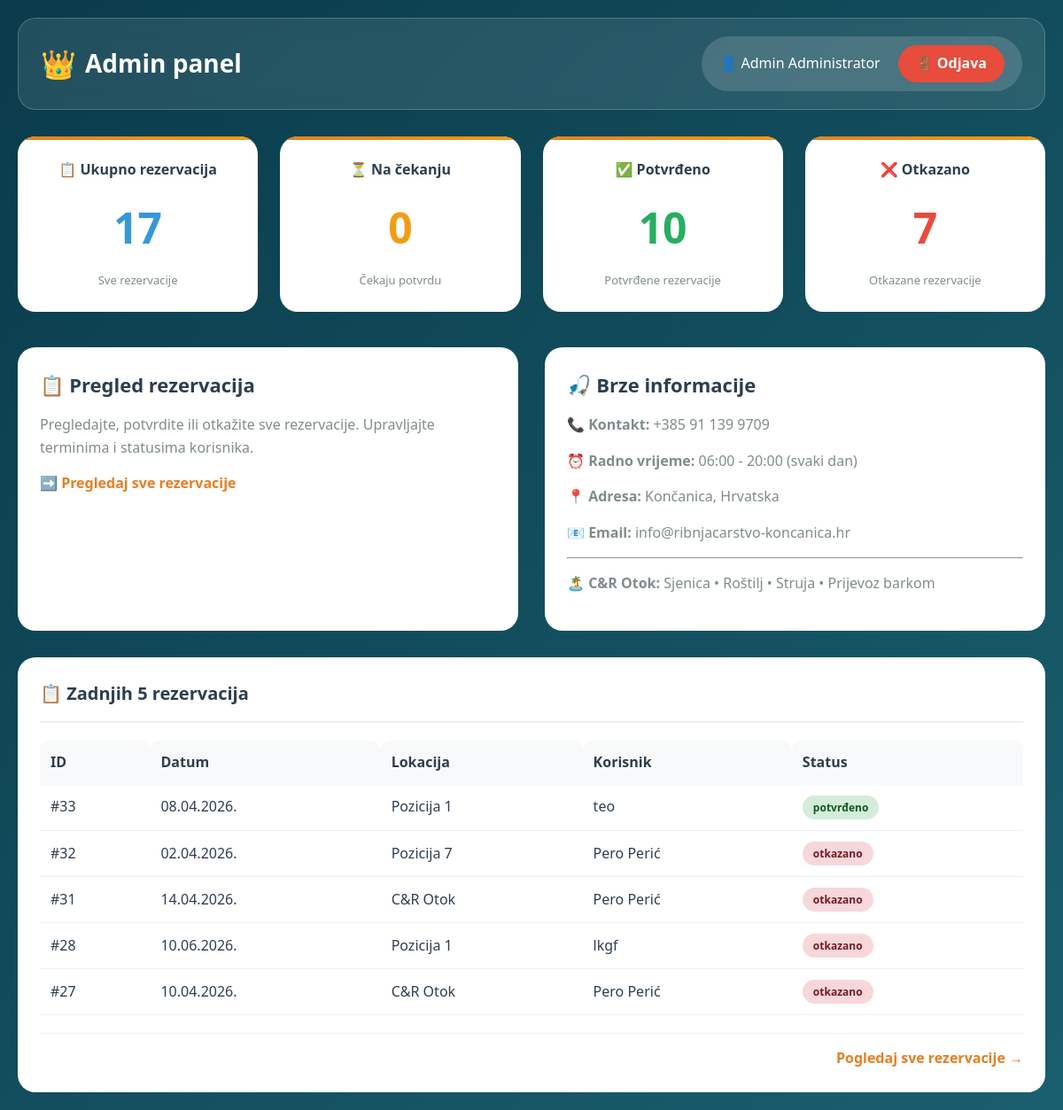
The app's page /admin/admin_dashboard.php (signed in) with its own data.
### tables this page shows
CREATE TABLE `rezervacije` (
  `id_rezervacije` int(11) NOT NULL,
  `id_lokacije` int(11) NOT NULL,
  `id_tipa_ulaznice` int(11) DEFAULT NULL,
  `id_paketa_nocni` int(11) DEFAULT NULL,
  `datum_rezervacije` date NOT NULL,
  `ime_prezime` varchar(100) NOT NULL,
  `broj_mobitela` varchar(20) NOT NULL,
  `email` varchar(100) DEFAULT NULL,
  `broj_osoba` int(11) NOT NULL,
  `cijena_po_osobi` decimal(10,2) NOT NULL,
  `napomena` text DEFAULT NULL,
  `status` enum('na čekanju','potvrđeno','otkazano') DEFAULT 'na čekanju',
  `razlog_otkazivanja` text DEFAULT NULL,
  `created_at` timestamp NOT NULL DEFAULT current_timestamp()
);

CREATE TABLE `lokacije` (
  `id_lokacije` int(11) NOT NULL,
  `naziv` varchar(100) NOT NULL,
  `tip` enum('R23 pozicija','C&R Otok') NOT NULL,
  `kapacitet` int(11) NOT NULL DEFAULT 2,
  `opis` text DEFAULT NULL,
  `ima_struju` tinyint(1) DEFAULT 0,
  `ima_sjenicu` tinyint(1) DEFAULT 0,
  `aktivno` tinyint(1) DEFAULT 1
);

### admin/admin_dashboard.php (the view, shortened to what this page needs)
<?php
require_once '../spoji.php';
$broj_rez = $mysqli->query("SELECT COUNT(*) FROM rezervacije")->fetch_row()[0];
$broj_cek = $mysqli->query("SELECT COUNT(*) FROM rezervacije WHERE status = 'na čekanju'")->fetch_row()[0];
$broj_potv = $mysqli->query("SELECT COUNT(*) FROM rezervacije WHERE status = 'potvrđeno'")->fetch_row()[0];
$broj_otk = $mysqli->query("SELECT COUNT(*) FROM rezervacije WHERE status = 'otkazano'")->fetch_row()[0];
$zadnje_rez = $mysqli->query("
    SELECT r.id_rezervacije, r.datum_rezervacije, r.ime_prezime, r.status, l.naziv AS lokacija
    FROM rezervacije r
    JOIN lokacije l ON r.id_lokacije = l.id_lokacije
    ORDER BY r.id_rezervacije DESC LIMIT 5
");
?>
<!DOCTYPE html>
<html lang="hr">
<head>
    <link rel="stylesheet" href="../style.css">
</head>
<body>
    <div class="container">
        <div class="admin-header">
            <h1>Admin panel</h1>
            <div class="admin-user">
                <span><?php echo $_SESSION['admin_ime']; ?></span>
                <a href="admin_logout.php" class="logout-btn">
                    🚪 Odjava
                </a>
            </div>
        </div>
        <div class="stats-grid">
            <div class="stat-card">
                <h3>📋 Ukupno rezervacija</h3>
                <div class="stat-number" style="color: #3498db;"><?php echo $broj_rez; ?></div>
                <div class="stat-label">Sve rezervacije</div>
            </div>
            <div class="stat-card">
                <h3>⏳ Na čekanju</h3>
                <div class="stat-number" style="color: #f39c12;"><?php echo $broj_cek; ?></div>
                <div class="stat-label">Čekaju potvrdu</div>
            </div>
            <div class="stat-card">
                <h3>✅ Potvrđeno</h3>
                <div class="stat-number" style="color: #27ae60;"><?php echo $broj_potv; ?></div>
                <div class="stat-label">Potvrđene rezervacije</div>
            </div>
            <div class="stat-card">
                <h3>❌ Otkazano</h3>
                <div class="stat-number" style="color: #e74c3c;"><?php echo $broj_otk; ?></div>
                <div class="stat-label">Otkazane rezervacije</div>
            </div>
        </div>
        <div class="main-grid">
            <a href="admin_rezervacije.php" class="dashboard-card">
                <h2>📋 Pregled rezervacija</h2>
                <p>Pregledajte, potvrdite ili otkažite sve rezervacije. Upravljajte terminima i statusima korisnika.</p>
                <span class="card-link">➡️ Pregledaj sve rezervacije</span>
            </a>
            <div class="dashboard-card">
                <h2>🎣 Brze informacije</h2>
                <p><strong>📞 Kontakt:</strong> +385 91 139 9709</p>
                <p><strong>⏰ Radno vrijeme:</strong> 06:00 - 20:00 (svaki dan)</p>
                <p><strong>📍 Adresa:</strong> Končanica, Hrvatska</p>
                <p><strong>📧 Email:</strong> info@ribnjacarstvo-koncanica.hr</p>
                <hr style="margin: 15px 0;">
                <p><strong>🏝️ C&R Otok:</strong> Sjenica • Roštilj • Struja • Prijevoz barkom</p>
            </div>
        </div>
        <div class="recent-card">
            <h2>📋 Zadnjih 5 rezervacija</h2>
            <table class="recent-table">
                <thead>
                    <tr>
                        <th>ID</th>
                        <th>Datum</th>
                        <th>Lokacija</th>
                        <th>Korisnik</th>
                        <th>Status</th>
                    </tr>
                </thead>
                <tbody>
                    <?php if ($zadnje_rez && $zadnje_rez->num_rows > 0): ?>
                        <?php while ($r = $zadnje_rez->fetch_assoc()): ?>
                        <tr>
                            <td>#<?php echo $r['id_rezervacije']; ?></td>
                            <td><?php echo date('d.m.Y.', strtotime($r['datum_rezervacije'])); ?></td>
                            <td><?php echo $r['lokacija']; ?></td>
                            <td><?php echo htmlspecialchars($r['ime_prezime']); ?></td>
                            <td>
                                <span class="status-badge status-<?php
                                    echo $r['status'] == 'na čekanju' ? 'cekanju' :
                                        ($r['status'] == 'potvrđeno' ? 'potvrdeno' : 'otkazano');
                                ?>">
                                    <?php echo $r['status']; ?>
                                </span>
                            </td>
                        </tr>
                        <?php endwhile; ?>
                    <?php else: ?>
                        <tr>
                            <td colspan="5" style="text-align: center; padding: 40px;">📭 Nema rezervacija</td>
                        </tr>
                    <?php endif; ?>
                </tbody>
            </table>
            <div class="view-all">
                <a href="admin_rezervacije.php">Pogledaj sve rezervacije →</a>
            </div>
        </div>
    </div>
</body>
</html>

### style.css (style rules this page uses)
* { margin: 0; padding: 0; box-sizing: border-box; }
body { font-family: 'Segoe UI', Tahoma, Geneva, Verdana, sans-serif; background: linear-gradient(135deg, #0a3b4b 0%, #1a5f6e 100%); min-height: 100vh; color: #2c3e50; line-height: 1.6; }
.container { max-width: 1200px; margin: 0 auto; padding: 40px 20px; }
table { width: 100%; border-collapse: collapse; }
th { background: #0a3b4b; color: white; padding: 12px; text-align: left; }
td { padding: 12px; border-bottom: 1px solid #ecf0f1; }

### admin/admin_dashboard.php (style rules this page uses)
* { margin: 0; padding: 0; box-sizing: border-box; }
body { background: linear-gradient(135deg, #0a3b4b 0%, #1a5f6e 100%); min-height: 100vh; font-family: 'Segoe UI', Tahoma, Geneva, Verdana, sans-serif; }
.container { max-width: 1400px; margin: 0 auto; padding: 20px; }
.admin-header { display: flex; justify-content: space-between; align-items: center; margin-bottom: 30px; background: rgba(255,255,255,0.1); padding: 20px 25px; border-radius: 20px; backdrop-filter: blur(10px); border: 1px solid rgba(255,255,255,0.2); }
.admin-header h1 { color: white; font-size: 28px; display: flex; align-items: center; gap: 10px; }
.admin-header h1::before { content: '👑'; font-size: 32px; }
.admin-user { display: flex; align-items: center; gap: 20px; background: rgba(255,255,255,0.15); padding: 10px 20px; border-radius: 50px; }
.admin-user span { color: white; font-weight: 500; }
.admin-user span::before { content: '👤 '; opacity: 0.8; }
.logout-btn { background: #e74c3c; color: white; padding: 8px 20px; border-radius: 50px; text-decoration: none; font-weight: 600; transition: all 0.3s ease; display: inline-flex; align-items: center; gap: 8px; }
.stats-grid { display: grid; grid-template-columns: repeat(4, 1fr); gap: 25px; margin-bottom: 40px; }
.stat-card { background: white; border-radius: 20px; padding: 25px; text-align: center; transition: all 0.3s ease; cursor: pointer; position: relative; overflow: hidden; }
.stat-card::before { content: ''; position: absolute; top: 0; left: 0; width: 100%; height: 4px; background: linear-gradient(90deg, #e67e22, #f39c12); }
.stat-card h3 { color: #2c3e50; font-size: 16px; margin-bottom: 15px; font-weight: 600; }
.stat-number { font-size: 48px; font-weight: bold; margin: 10px 0; }
.stat-label { color: #7f8c8d; font-size: 13px; margin-top: 10px; }
.main-grid { display: grid; grid-template-columns: 1fr 1fr; gap: 30px; margin-bottom: 30px; }
.dashboard-card { background: white; border-radius: 20px; padding: 25px; transition: all 0.3s ease; text-decoration: none; color: inherit; display: block; position: relative; overflow: hidden; }
.dashboard-card h2 { color: #2c3e50; font-size: 22px; margin-bottom: 15px; display: flex; align-items: center; gap: 10px; }
.dashboard-card p { color: #7f8c8d; line-height: 1.6; margin-bottom: 15px; }
.card-link { color: #e67e22; font-weight: 600; display: inline-flex; align-items: center; gap: 5px; transition: all 0.3s ease; }
.recent-card { background: white; border-radius: 20px; padding: 25px; margin-top: 30px; }
.recent-card h2 { color: #2c3e50; font-size: 20px; margin-bottom: 20px; display: flex; align-items: center; gap: 10px; border-bottom: 2px solid #ecf0f1; padding-bottom: 15px; }
.recent-table { width: 100%; border-collapse: collapse; }
.recent-table th { text-align: left; padding: 12px; background: #f8f9fa; color: #2c3e50; font-weight: 600; border-radius: 10px 10px 0 0; }
.recent-table td { padding: 12px; border-bottom: 1px solid #ecf0f1; }
.status-badge { display: inline-block; padding: 4px 12px; border-radius: 20px; font-size: 12px; font-weight: 600; }
.status-potvrdeno { background: #d4edda; color: #155724; }
.status-otkazano { background: #f8d7da; color: #721c24; }
.view-all { text-align: right; margin-top: 20px; padding-top: 15px; border-top: 1px solid #ecf0f1; }
.view-all a { color: #e67e22; text-decoration: none; font-weight: 600; }
.stats-grid > div, .main-grid > a, .recent-card { animation: fadeInUp 0.5s ease-out forwards; opacity: 0; }
.stats-grid > div:nth-child(1) { animation-delay: 0.1s; }
.stats-grid > div:nth-child(2) { animation-delay: 0.2s; }
.stats-grid > div:nth-child(3) { animation-delay: 0.3s; }
.stats-grid > div:nth-child(4) { animation-delay: 0.4s; }
.main-grid > a:nth-child(1) { animation-delay: 0.5s; }
.recent-card { animation-delay: 0.7s; }

### records on screen
rezervacije: id_rezervacije "33", datum_rezervacije "08.04.2026.", id_lokacije.naziv "Pozicija 1", ime_prezime "teo", status "potvrđeno"
rezervacije: id_rezervacije "32", datum_rezervacije "02.04.2026.", id_lokacije.naziv "Pozicija 7", ime_prezime "Pero Perić", status "otkazano"
rezervacije: id_rezervacije "31", datum_rezervacije "14.04.2026.", id_lokacije.naziv "C&R Otok", ime_prezime "Pero Perić", status "otkazano"
rezervacije: id_rezervacije "28", datum_rezervacije "10.06.2026.", id_lokacije.naziv "Pozicija 1", ime_prezime "lkgf", status "otkazano"
rezervacije: id_rezervacije "27", datum_rezervacije "10.04.2026.", id_lokacije.naziv "C&R Otok", ime_prezime "Pero Perić", status "otkazano"

### other values on screen
$_SESSION['admin_ime'] "Admin Administrator"
$broj_rez "17"
$broj_cek "0"
$broj_potv "10"
$broj_otk "7"
